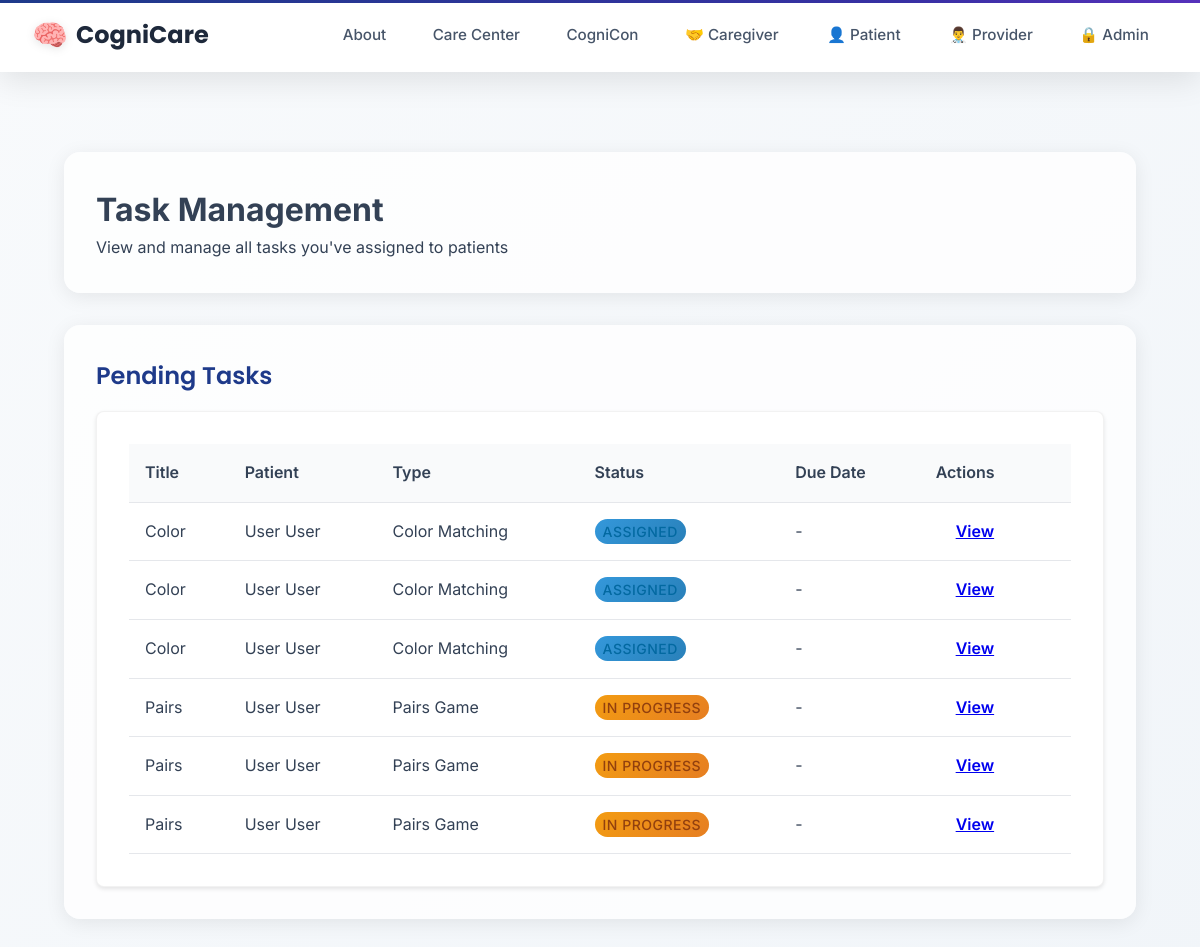
The app's page /tasks/provider/tasks/ (signed in), older data.
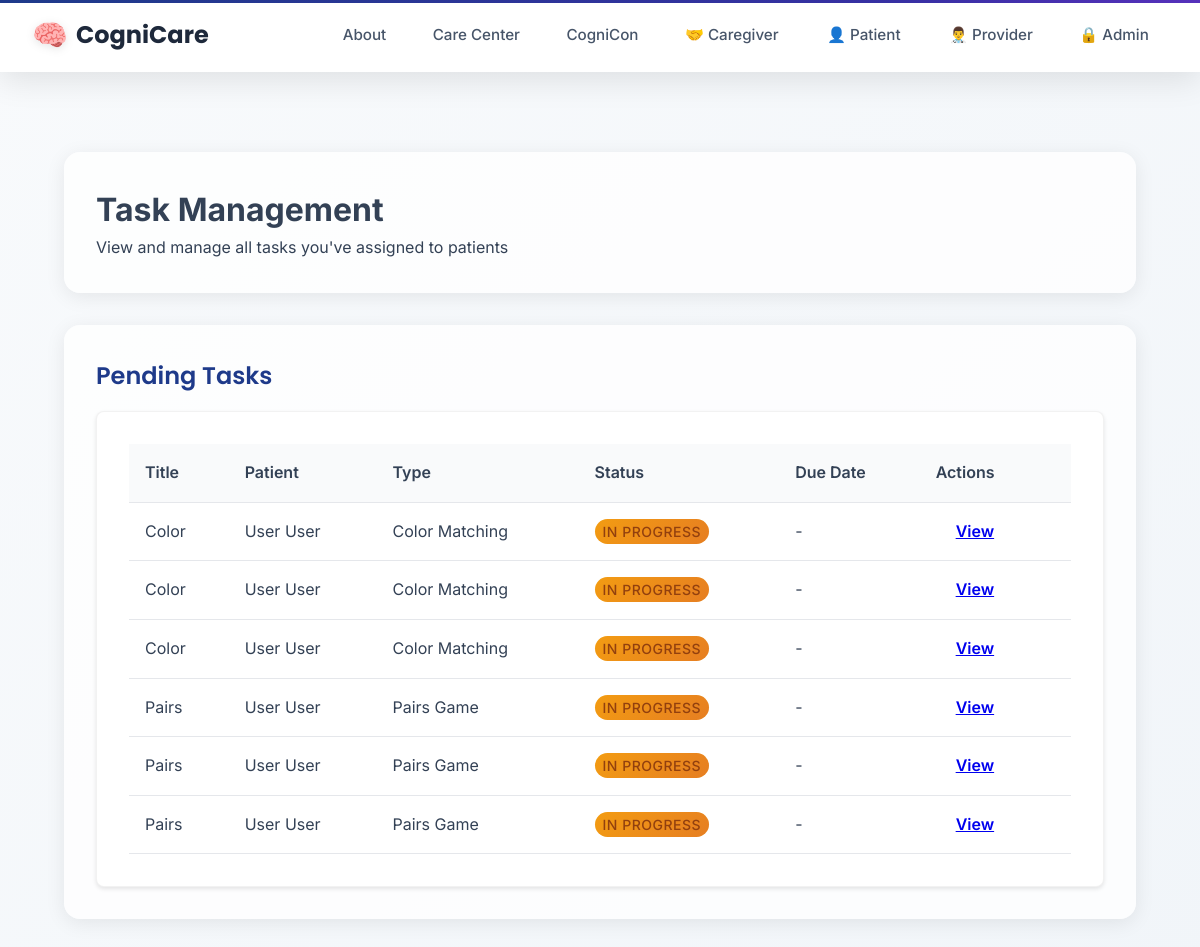
The same page, newer data.
### taskmanager/models.py (models this page shows, shortened)
class Task(models.Model):
    title = models.CharField(max_length=200)
    description = models.TextField(blank=True, null=True)
    task_type = models.CharField(max_length=50, choices=TASK_TYPES)
    difficulty = models.CharField(
        max_length=20,
        choices=DIFFICULTY_LEVELS,
        default='mild',
        help_text="Cognitive difficulty level for games"
    )
    assigned_by = models.ForeignKey(UserProfile, on_delete=models.CASCADE, related_name='assigned_tasks')
    assigned_to = models.ForeignKey(UserProfile, on_delete=models.CASCADE, related_name='received_tasks')
    status = models.CharField(max_length=20, choices=TASK_STATUS, default='assigned')
    created_at = models.DateTimeField(auto_now_add=True)
    assigned_at = models.DateTimeField(auto_now_add=True)
    due_date = models.DateTimeField(null=True, blank=True)
    completed_at = models.DateTimeField(null=True, blank=True)
    task_config = models.JSONField(default=dict, blank=True)
    class Meta:
        ordering = ['-created_at']

### users/models.py (models this page shows, shortened)
class UserProfile(models.Model):
    USER_TYPES = (
        ('admin', 'Administrator'),
        ('provider', 'Healthcare Provider'),
        ('caregiver', 'Caregiver'),
        ('patient', 'Patient'),
    )
    user = models.OneToOneField(User, on_delete=models.CASCADE, related_name='profile')
    user_type = models.CharField(max_length=20, choices=USER_TYPES)
    provider = models.ForeignKey('self', on_delete=models.SET_NULL, null=True, blank=True,
                                related_name='managed_patients', limit_choices_to={'user_type': 'provider'})
    patient = models.ForeignKey('self', on_delete=models.SET_NULL, null=True, blank=True,
                               related_name='caregivers', limit_choices_to={'user_type': 'patient'})
    linked_patients = models.ManyToManyField(
        'self',
        symmetrical=False,
        related_name='linked_caregivers',
        limit_choices_to={'user_type': 'patient'},
        blank=True,
        help_text="Patients this caregiver can access"
    )

### taskmanager/views.py (the view)
# urls.py: path('provider/tasks/', views.provider_task_management, name='provider_task_management'),
@login_required
def provider_task_management(request):
    if not hasattr(request.user, 'profile') or request.user.profile.user_type != 'provider':
        messages.error(request, 'You do not have permission to access task management.')
        return redirect('home')
    assigned_tasks = Task.objects.filter(assigned_by=request.user.profile)
    context = {
        'assigned_tasks': assigned_tasks,
        'pending_tasks': assigned_tasks.filter(status__in=['assigned', 'in_progress']),
        'completed_tasks': assigned_tasks.filter(status='completed'),
        'overdue_tasks': assigned_tasks.filter(status='overdue')
    }
    return render(request, 'tasks/assign/provider_task_management.html', context)

### templates/tasks/assign/provider_task_management.html (shortened to what this page needs)
{% extends 'layouts/base.html' %}
{% block content %}
<div class="container">
    <div class="section">
        <h1>Task Management</h1>
        <p>View and manage all tasks you've assigned to patients</p>
    </div>
    {% if pending_tasks %}
    <div class="section">
        <h2>Pending Tasks</h2>
        <div class="card">
            <table class="table">
                <thead>
                    <tr>
                        <th>Title</th>
                        <th>Patient</th>
                        <th>Type</th>
                        <th>Status</th>
                        <th>Due Date</th>
                        <th>Actions</th>
                    </tr>
                </thead>
                <tbody>
                    {% for task in pending_tasks %}
                    <tr>
                        <td>{{ task.title }}</td>
                        <td>{{ task.assigned_to.user.get_full_name }}</td>
                        <td>{{ task.get_task_type_display }}</td>
                        <td><span class="status-badge status-{{ task.status }}">{{ task.get_status_display }}</span></td>
                        <td>{% if task.due_date %}{{ task.due_date|date:"M d, Y g:i A" }}{% else %}-{% endif %}</td>
                        <td>
                            <a href="{% url 'taskmanager:task_results' task.id %}" class="mdc-button mdc-button--outlined">View</a>
                        </td>
                    </tr>
                    {% endfor %}
                </tbody>
            </table>
        </div>
    </div>
    {% endif %}
</div>
{% endblock %}

### templates/layouts/base.html (shortened to what this page needs)
<!DOCTYPE html>
<html>
<head>
    {% load static %}
    <link href="https://unpkg.com/material-components-web@latest/dist/material-components-web.min.css" rel="stylesheet">
    <link rel="stylesheet" href="https://cdnjs.cloudflare.com/ajax/libs/font-awesome/6.4.0/css/all.min.css">
    {% load static %}
    <link rel="stylesheet" href="{% static 'css/design-system.css' %}">
</head>
<body>
    <header class="top-nav">
        <a href="/" class="site-title">CogniCare</a>
        <div class="nav-container">
            <nav class="nav-links" id="navLinks">
                <a href="/about" class="nav-link">About</a>
                <a href="/carecenter" class="nav-link">Care Center</a>
                <a href="/cognicon" class="nav-link">CogniCon</a>
                <a href="/caregiver-login" class="nav-link caregiver-link">🤝 Caregiver</a>
                <a href="/patient-login" class="nav-link patient-link">👤 Patient</a>
                <a href="/provider-login" class="nav-link provider-link">👨‍⚕️ Provider</a>
                <a href="/admin-login" class="nav-link admin-link">🔒 Admin</a>
                </nav>
        </div>
    </header>
    <main>
        <div class="content-wrapper">
            {% block content %}{% endblock %}
        </div>
    </main>
</body>
</html>

### static/css/design-system.css (style rules this page uses)
.card { background: white; border-radius: 16px; box-shadow: 0 8px 32px rgba(0,0,0,0.1); border: 1px solid rgba(0,0,0,0.05); overflow: hidden; transition: all 0.3s ease; }

### templates/layouts/base.html (style rules this page uses)
:root { --patient-primary: #9333ea; --patient-secondary: #7c3aed; --patient-accent: #8b5cf6; --caregiver-primary: #059669; --caregiver-secondary: #047857; --caregiver-accent: #10b981; --provider-primary: #1e3a8a; --provider-secondary: #1e40af; --provider-accent: #3730a3; --admin-primary: #1a202c; --admin-secondary: #2d3748; --admin-accent: #fbbf24; --neutral-50: #f8fafc; --neutral-100: #f1f5f9; --neutral-200: #e2e8f0; --neutral-300: #cbd5e1; --neutral-400: #94a3b8; --neutral-500: #64748b; --neutral-600: #475569; --neutral-700: #334155; --neutral-800: #1e293b; --neutral-900: #0f172a; }
* { margin: 0; padding: 0; box-sizing: border-box; }
body { background: linear-gradient(135deg, var(--neutral-50) 0%, var(--neutral-100) 100%); font-family: 'Inter', -apple-system, BlinkMacSystemFont, 'Segoe UI', Roboto, sans-serif; min-height: 100vh; color: var(--neutral-700); line-height: 1.6; }
.top-nav { position: fixed; top: 0; left: 0; right: 0; background: rgba(255, 255, 255, 0.95); backdrop-filter: blur(20px); -webkit-backdrop-filter: blur(20px); border-bottom: 1px solid rgba(255, 255, 255, 0.2); box-shadow: 0 8px 32px rgba(0, 0, 0, 0.1); display: flex; justify-content: space-between; align-items: center; padding: 0 2rem; height: 72px; z-index: 1000; transition: all 0.3s ease; }
.top-nav::before { content: ''; position: absolute; top: 0; left: 0; right: 0; height: 3px; background: linear-gradient(135deg, var(--provider-primary), var(--provider-accent), var(--patient-primary), var(--caregiver-primary), var(--admin-accent)); background-size: 300% 100%; animation: gradientShift 8s ease-in-out infinite; }
.site-title { color: var(--neutral-800); font-weight: 700; font-size: 1.5rem; text-decoration: none; font-family: 'Poppins', sans-serif; display: flex; align-items: center; gap: 0.5rem; transition: all 0.3s ease; }
.site-title::before { content: '🧠'; font-size: 1.8rem; filter: drop-shadow(0 2px 4px rgba(0,0,0,0.1)); }
.nav-container { display: flex; align-items: center; gap: 2rem; }
.nav-links { display: flex; align-items: center; gap: 0.5rem; }
.nav-link { color: var(--neutral-600); text-decoration: none; padding: 0.6rem 1.2rem; border-radius: 10px; font-weight: 500; font-size: 0.95rem; transition: all 0.3s ease; position: relative; overflow: hidden; }
.nav-link::before { content: ''; position: absolute; top: 0; left: -100%; width: 100%; height: 100%; background: linear-gradient(135deg, rgba(147, 51, 234, 0.1), rgba(16, 185, 129, 0.1)); transition: left 0.3s ease; z-index: -1; }
.nav-link.patient-link { border: 2px solid transparent; }
main { padding-top: 88px; min-height: calc(100vh - 88px); }
.content-wrapper { max-width: 1400px; margin: 0 auto; padding: 2rem; }
.mdc-button { height: 40px; padding: 0 20px; border-radius: 10px; font-weight: 600; text-transform: none; font-family: 'Inter', sans-serif; transition: all 0.3s ease; }
.section { margin-bottom: 3rem; padding: 2rem; background: rgba(255, 255, 255, 0.8); border-radius: 16px; box-shadow: 0 4px 20px rgba(0, 0, 0, 0.08); }
.section h2 { color: var(--provider-primary); font-weight: 600; margin-bottom: 1rem; font-family: 'Poppins', sans-serif; }
.status-badge { padding: 0.4rem 0.8rem; border-radius: 20px; font-size: 0.85rem; font-weight: 600; text-transform: uppercase; letter-spacing: 0.5px; }
.status-in_progress { background: linear-gradient(135deg, #f39c12, #e67e22); color: white; }
.card { background: white; border-radius: 16px; box-shadow: 0 8px 32px rgba(0,0,0,0.1); border: 1px solid rgba(0,0,0,0.05); overflow: hidden; transition: all 0.3s ease; }

### templates/tasks/assign/provider_task_management.html (style rules this page uses)
.container { max-width: 1200px; margin: 0 auto; padding: 2rem; }
.section { margin-bottom: 2rem; }
.card { background: white; border-radius: 8px; box-shadow: 0 2px 4px rgba(0,0,0,0.1); overflow: hidden; padding: 2rem; }
.table { width: 100%; border-collapse: collapse; }
.table th, .table td { padding: 1rem; text-align: left; border-bottom: 1px solid #e5e7eb; }
.table th { background-color: #f9fafb; font-weight: 600; }
.status-badge { padding: 0.25rem 0.5rem; border-radius: 9999px; font-size: 0.875rem; font-weight: 500; }
.status-in_progress { background-color: #fef3c7; color: #92400e; }

Row changes from the older to the newer data that the page shows:
removed Task: title "Color", assigned_to.user.get_full_name "User User", task_type "Color Matching", status "ASSIGNED"
removed Task: title "Color", assigned_to.user.get_full_name "User User", task_type "Color Matching", status "ASSIGNED"
removed Task: title "Color", assigned_to.user.get_full_name "User User", task_type "Color Matching", status "ASSIGNED"
added Task: title "Color", assigned_to.user.get_full_name "User User", task_type "Color Matching", status "IN PROGRESS"
added Task: title "Color", assigned_to.user.get_full_name "User User", task_type "Color Matching", status "IN PROGRESS"
added Task: title "Color", assigned_to.user.get_full_name "User User", task_type "Color Matching", status "IN PROGRESS"
